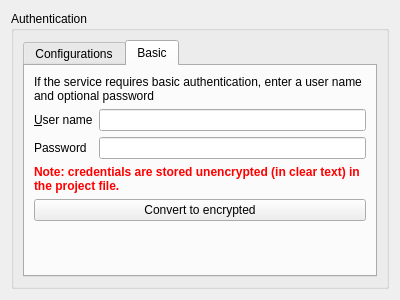
<?xml version="1.0" encoding="UTF-8"?>
<ui version="4.0">
 <class>QgsAuthenticationWidget</class>
 <widget class="QWidget" name="QgsAuthenticationWidget">
  <property name="geometry">
   <rect>
    <x>0</x>
    <y>0</y>
    <width>400</width>
    <height>300</height>
   </rect>
  </property>
  <property name="windowTitle">
   <string>Form</string>
  </property>
  <layout class="QVBoxLayout" name="verticalLayout_2">
   <item>
    <widget class="QGroupBox" name="groupBox">
     <property name="title">
      <string>Authentication</string>
     </property>
     <layout class="QVBoxLayout" name="verticalLayout">
      <item>
       <widget class="QTabWidget" name="tabAuth">
        <property name="sizePolicy">
         <sizepolicy hsizetype="Expanding" vsizetype="MinimumExpanding">
          <horstretch>0</horstretch>
          <verstretch>0</verstretch>
         </sizepolicy>
        </property>
        <property name="currentIndex">
         <number>1</number>
        </property>
        <widget class="QWidget" name="tabConfigurations">
         <attribute name="title">
          <string>Configurations</string>
         </attribute>
         <layout class="QVBoxLayout" name="verticalLayout_4">
          <item>
           <widget class="QLabel" name="label_5">
            <property name="text">
             <string>Choose an authentication configuration or create a new one.</string>
            </property>
            <property name="wordWrap">
             <bool>true</bool>
            </property>
           </widget>
          </item>
          <item>
           <widget class="QgsAuthConfigSelect" name="mAuthConfigSelect" native="true">
            <property name="sizePolicy">
             <sizepolicy hsizetype="Preferred" vsizetype="Fixed">
              <horstretch>0</horstretch>
              <verstretch>0</verstretch>
             </sizepolicy>
            </property>
            <property name="minimumSize">
             <size>
              <width>0</width>
              <height>20</height>
             </size>
            </property>
           </widget>
          </item>
          <item>
           <widget class="QLabel" name="label_6">
            <property name="text">
             <string>Credentials are safely stored in the encrypted QGIS authentication database, protected by your master password. </string>
            </property>
            <property name="wordWrap">
             <bool>true</bool>
            </property>
           </widget>
          </item>
          <item>
           <spacer name="verticalSpacer_2">
            <property name="orientation">
             <enum>Qt::Vertical</enum>
            </property>
            <property name="sizeHint" stdset="0">
             <size>
              <width>20</width>
              <height>80</height>
             </size>
            </property>
           </spacer>
          </item>
         </layout>
        </widget>
        <widget class="QWidget" name="tabBasic">
         <attribute name="title">
          <string>Basic</string>
         </attribute>
         <layout class="QGridLayout" name="gridLayout_3">
          <item row="3" column="0" colspan="2">
           <widget class="QLabel" name="label_4">
            <property name="text">
             <string>&lt;html&gt;&lt;head/&gt;&lt;body&gt;&lt;p&gt;&lt;span style=&quot; font-weight:600; color:#ff0000;&quot;&gt;Note: credentials are stored unencrypted (in clear text) in the project file.&lt;/span&gt;&lt;/p&gt;&lt;/body&gt;&lt;/html&gt;</string>
            </property>
            <property name="wordWrap">
             <bool>true</bool>
            </property>
           </widget>
          </item>
          <item row="5" column="1">
           <spacer name="verticalSpacer">
            <property name="orientation">
             <enum>Qt::Vertical</enum>
            </property>
            <property name="sizeHint" stdset="0">
             <size>
              <width>0</width>
              <height>0</height>
             </size>
            </property>
           </spacer>
          </item>
          <item row="1" column="0">
           <widget class="QLabel" name="label_2">
            <property name="text">
             <string>&amp;User name</string>
            </property>
            <property name="buddy">
             <cstring>txtUserName</cstring>
            </property>
           </widget>
          </item>
          <item row="2" column="1">
           <widget class="QgsPasswordLineEdit" name="txtPassword">
            <property name="echoMode">
             <enum>QLineEdit::Password</enum>
            </property>
           </widget>
          </item>
          <item row="2" column="0">
           <widget class="QLabel" name="label_3">
            <property name="text">
             <string>Password</string>
            </property>
            <property name="buddy">
             <cstring>txtPassword</cstring>
            </property>
           </widget>
          </item>
          <item row="1" column="1">
           <widget class="QLineEdit" name="txtUserName"/>
          </item>
          <item row="0" column="0" colspan="2">
           <widget class="QLabel" name="lblBasic">
            <property name="sizePolicy">
             <sizepolicy hsizetype="Minimum" vsizetype="Fixed">
              <horstretch>0</horstretch>
              <verstretch>0</verstretch>
             </sizepolicy>
            </property>
            <property name="text">
             <string>If the service requires basic authentication, enter a user name and optional password</string>
            </property>
            <property name="textFormat">
             <enum>Qt::PlainText</enum>
            </property>
            <property name="wordWrap">
             <bool>true</bool>
            </property>
           </widget>
          </item>
          <item row="4" column="0" colspan="2">
           <widget class="QPushButton" name="pushButton">
            <property name="text">
             <string>Convert to encrypted</string>
            </property>
           </widget>
          </item>
         </layout>
        </widget>
       </widget>
      </item>
     </layout>
    </widget>
   </item>
  </layout>
 </widget>
 <customwidgets>
  <customwidget>
   <class>QgsPasswordLineEdit</class>
   <extends>QLineEdit</extends>
   <header>qgspasswordlineedit.h</header>
  </customwidget>
  <customwidget>
   <class>QgsAuthConfigSelect</class>
   <extends>QWidget</extends>
   <header location="global">qgsauthconfigselect.h</header>
   <container>1</container>
  </customwidget>
 </customwidgets>
 <resources/>
 <connections/>
</ui>
